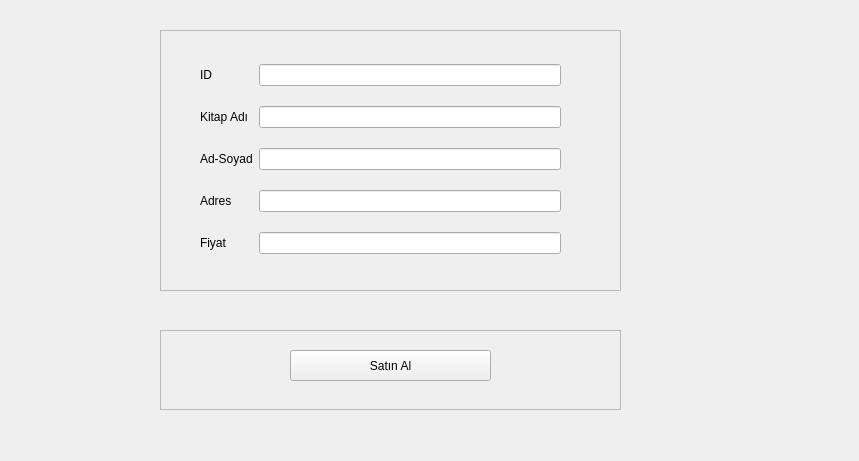
<?xml version="1.0" encoding="UTF-8"?>
<ui version="4.0">
 <class>Form</class>
 <widget class="QWidget" name="Form">
  <property name="geometry">
   <rect>
    <x>0</x>
    <y>0</y>
    <width>859</width>
    <height>461</height>
   </rect>
  </property>
  <property name="windowTitle">
   <string>Form</string>
  </property>
  <widget class="QFrame" name="frame">
   <property name="geometry">
    <rect>
     <x>160</x>
     <y>30</y>
     <width>461</width>
     <height>261</height>
    </rect>
   </property>
   <property name="frameShape">
    <enum>QFrame::StyledPanel</enum>
   </property>
   <property name="frameShadow">
    <enum>QFrame::Raised</enum>
   </property>
   <widget class="QLabel" name="label_5">
    <property name="geometry">
     <rect>
      <x>60</x>
      <y>200</y>
      <width>47</width>
      <height>13</height>
     </rect>
    </property>
    <property name="text">
     <string/>
    </property>
   </widget>
   <widget class="QWidget" name="layoutWidget">
    <property name="geometry">
     <rect>
      <x>40</x>
      <y>20</y>
      <width>361</width>
      <height>221</height>
     </rect>
    </property>
    <layout class="QGridLayout" name="gridLayout">
     <item row="0" column="0">
      <widget class="QLabel" name="id_label">
       <property name="text">
        <string>ID</string>
       </property>
      </widget>
     </item>
     <item row="0" column="1">
      <widget class="QLineEdit" name="id_line_edit"/>
     </item>
     <item row="1" column="0">
      <widget class="QLabel" name="kitap_adi_label">
       <property name="text">
        <string>Kitap Adı</string>
       </property>
      </widget>
     </item>
     <item row="1" column="1">
      <widget class="QLineEdit" name="kitap_adi_line_edit"/>
     </item>
     <item row="2" column="0">
      <widget class="QLabel" name="ad_soyad_label">
       <property name="text">
        <string>Ad-Soyad</string>
       </property>
      </widget>
     </item>
     <item row="2" column="1">
      <widget class="QLineEdit" name="ad_soyad_line_Edit"/>
     </item>
     <item row="3" column="0">
      <widget class="QLabel" name="adres_label">
       <property name="text">
        <string>Adres</string>
       </property>
      </widget>
     </item>
     <item row="3" column="1">
      <widget class="QLineEdit" name="adres_line_Edit"/>
     </item>
     <item row="4" column="0">
      <widget class="QLabel" name="fiyat_label">
       <property name="text">
        <string>Fiyat</string>
       </property>
      </widget>
     </item>
     <item row="4" column="1">
      <widget class="QLineEdit" name="fiyat_line_edit"/>
     </item>
    </layout>
   </widget>
  </widget>
  <widget class="QFrame" name="frame_2">
   <property name="geometry">
    <rect>
     <x>160</x>
     <y>330</y>
     <width>461</width>
     <height>80</height>
    </rect>
   </property>
   <property name="frameShape">
    <enum>QFrame::StyledPanel</enum>
   </property>
   <property name="frameShadow">
    <enum>QFrame::Raised</enum>
   </property>
   <widget class="QPushButton" name="satin_al_buton">
    <property name="geometry">
     <rect>
      <x>130</x>
      <y>20</y>
      <width>201</width>
      <height>31</height>
     </rect>
    </property>
    <property name="text">
     <string>Satın Al</string>
    </property>
   </widget>
  </widget>
 </widget>
 <resources/>
 <connections/>
</ui>
